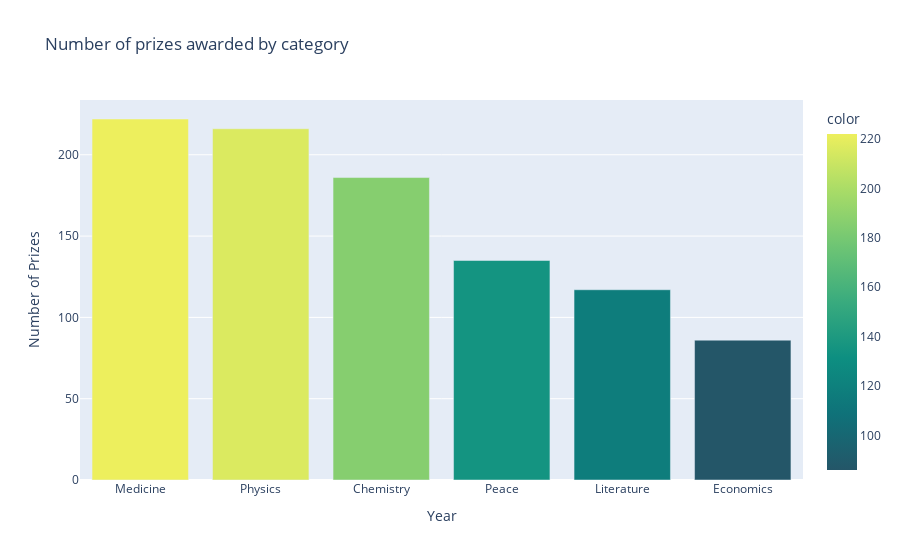

The code cell stored with this chart in its notebook:
### Code cell
px.bar(df_data,
      x=df_data.category.value_counts().index,
      y=df_data.category.value_counts().values,
      title='Number of prizes awarded by category',
      labels={'x': 'Year', 'y': 'Number of Prizes'},
      color=df_data.category.value_counts().values,
      color_continuous_scale='Aggrnyl',)

### Figure 1 — Plotly figure (JSON) as saved in the notebook; plotly's stock layout.template omitted (floating-point values rounded to 4 significant figures)
{"data": [{"alignmentgroup": "True", "hovertemplate": "Year=%{x}<br>Number of Prizes=%{y}<br>color=%{marker.color}<extra></extra>", "legendgroup": "", "marker": {"color": [222, 216, 186, 135, 117, 86], "coloraxis": "coloraxis", "pattern": {"shape": ""}}, "name": "", "offsetgroup": "", "orientation": "v", "showlegend": false, "textposition": "auto", "type": "bar", "x": ["Medicine", "Physics", "Chemistry", "Peace", "Literature", "Economics"], "xaxis": "x", "y": [222, 216, 186, 135, 117, 86], "yaxis": "y"}], "layout": {"barmode": "relative", "coloraxis": {"colorbar": {"title": {"text": "color"}}, "colorscale": [[0, "rgb(36, 86, 104)"], [0.1667, "rgb(15, 114, 121)"], [0.3333, "rgb(13, 143, 129)"], [0.5, "rgb(57, 171, 126)"], [0.6667, "rgb(110, 197, 116)"], [0.8333, "rgb(169, 220, 103)"], [1, "rgb(237, 239, 93)"]]}, "legend": {"tracegroupgap": 0}, "title": {"text": "Number of prizes awarded by category"}, "xaxis": {"anchor": "y", "domain": [0, 1], "title": {"text": "Year"}}, "yaxis": {"anchor": "x", "domain": [0, 1], "title": {"text": "Number of Prizes"}}}}
